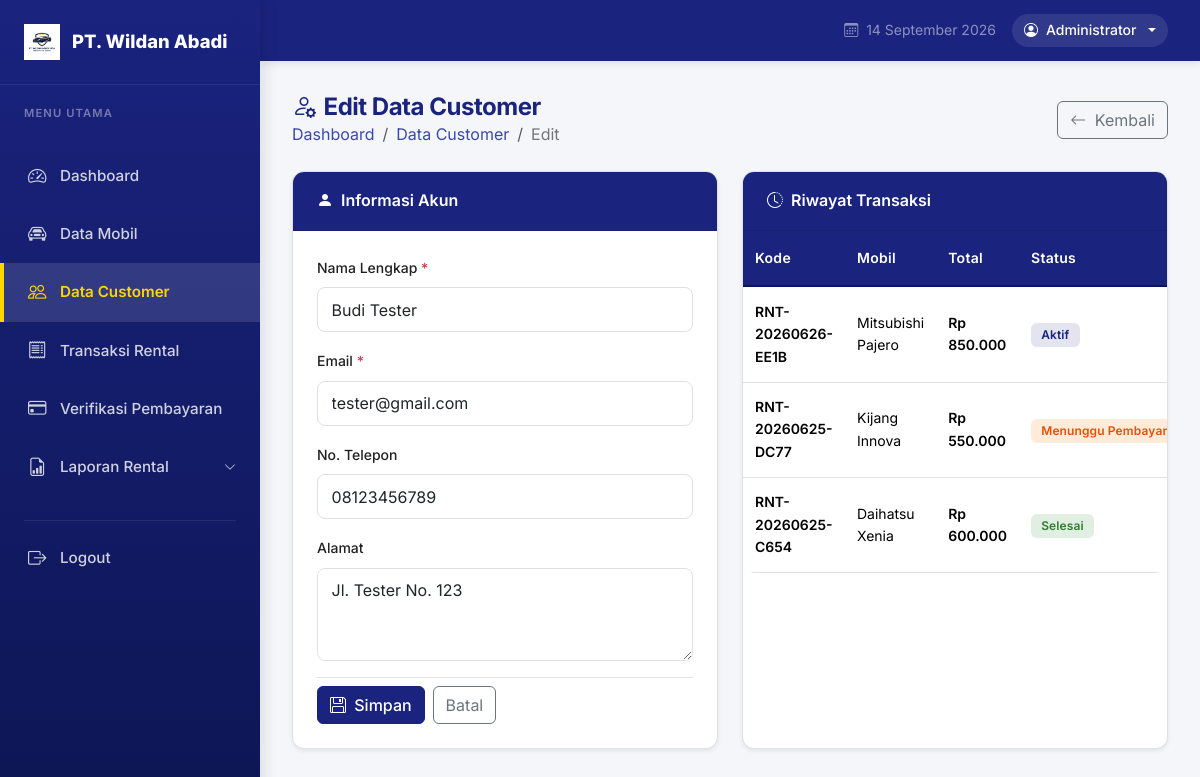
Page /admin/data-customer-edit.php?id=7 (signed in) on the committed database.
### tables this page shows
CREATE TABLE `users` (
  `id` int(10) UNSIGNED NOT NULL,
  `nama_lengkap` varchar(100) NOT NULL,
  `email` varchar(100) NOT NULL,
  `password` varchar(255) NOT NULL,
  `no_telepon` varchar(20) DEFAULT NULL,
  `alamat` text DEFAULT NULL,
  `foto_profil` varchar(255) DEFAULT NULL,
  `role` enum('admin','customer','direktur') NOT NULL DEFAULT 'customer',
  `created_at` timestamp NOT NULL DEFAULT current_timestamp(),
  `updated_at` timestamp NOT NULL DEFAULT current_timestamp() ON UPDATE current_timestamp()
);

CREATE TABLE `pemesanan` (
  `id` int(10) UNSIGNED NOT NULL,
  `kode_pesan` varchar(25) NOT NULL,
  `customer_id` int(10) UNSIGNED NOT NULL,
  `mobil_id` int(10) UNSIGNED NOT NULL,
  `tanggal_sewa` date NOT NULL,
  `tanggal_kembali` date NOT NULL,
  `lama_sewa` tinyint(4) NOT NULL COMMENT 'dalam hari',
  `total_biaya` decimal(14,2) NOT NULL,
  `catatan` text DEFAULT NULL,
  `status` enum('menunggu_pembayaran','menunggu_konfirmasi','aktif','selesai','dibatalkan') NOT NULL DEFAULT 'menunggu_pembayaran',
  `created_at` timestamp NOT NULL DEFAULT current_timestamp(),
  `updated_at` timestamp NOT NULL DEFAULT current_timestamp() ON UPDATE current_timestamp()
);

CREATE TABLE `mobil` (
  `id` int(10) UNSIGNED NOT NULL,
  `nama_mobil` varchar(100) NOT NULL,
  `tipe` varchar(50) NOT NULL,
  `tahun` year(4) DEFAULT NULL,
  `kapasitas` tinyint(4) DEFAULT NULL COMMENT 'jumlah penumpang',
  `warna` varchar(50) DEFAULT NULL,
  `plat_nomor` varchar(20) DEFAULT NULL,
  `harga_per_hari` decimal(12,2) NOT NULL,
  `deskripsi` text DEFAULT NULL,
  `foto` varchar(255) DEFAULT NULL,
  `status` enum('tersedia','disewa','servis') NOT NULL DEFAULT 'tersedia',
  `created_at` timestamp NOT NULL DEFAULT current_timestamp(),
  `updated_at` timestamp NOT NULL DEFAULT current_timestamp() ON UPDATE current_timestamp()
);

### admin/data-customer-edit.php (the view, shortened to what this page needs)
<?php
require_once '../config/db.php';
require_once '../includes/functions.php';
$id = filter_var($_GET['id'] ?? 0, FILTER_VALIDATE_INT);
$stmt = $pdo->prepare("SELECT * FROM users WHERE id = ? AND role = 'customer'");
$stmt->execute([$id]);
$customer = $stmt->fetch();
$riwayat = $pdo->prepare("
    SELECT p.kode_pesan, p.tanggal_sewa, p.tanggal_kembali,
           p.total_biaya, p.status, m.nama_mobil
    FROM pemesanan p
    JOIN mobil m ON p.mobil_id = m.id
    WHERE p.customer_id = ?
    ORDER BY p.created_at DESC
    LIMIT 10
");
$riwayat->execute([$id]);
$transaksiList = $riwayat->fetchAll();
require_once '../includes/header.php';
require_once '../includes/navbar-admin.php';
?>
<div class="admin-content">
    <div class="d-flex align-items-center justify-content-between mb-4">
        <div>
            <h4 class="fw-bold mb-0" style="color: var(--color-primary);">
                <i class="bi bi-person-gear me-2"></i>Edit Data Customer
            </h4>
            <nav aria-label="breadcrumb">
                <ol class="breadcrumb small mb-0">
                    <li class="breadcrumb-item"><a href="dashboard.php">Dashboard</a></li>
                    <li class="breadcrumb-item"><a href="data-customer.php">Data Customer</a></li>
                    <li class="breadcrumb-item active">Edit</li>
                </ol>
            </nav>
        </div>
        <a href="data-customer.php" class="btn btn-outline-secondary">
            <i class="bi bi-arrow-left me-1"></i> Kembali
        </a>
    </div>
    <div class="row g-4">
        <div class="col-md-6">
            <div class="card shadow-sm h-100">
                <div class="card-header px-4 py-3"
                     style="background-color: var(--color-primary); color: white;">
                    <span class="fw-semibold">
                        <i class="bi bi-person-fill me-2"></i>Informasi Akun
                    </span>
                </div>
                <div class="card-body p-4">
                    <form action="data-customer-edit.php?id=<?= $id ?>" method="POST">
                        <div class="mb-3">
                            <label for="nama_lengkap" class="form-label">
                                Nama Lengkap <span class="text-danger">*</span>
                            </label>
                            <input type="text" class="form-control" id="nama_lengkap" name="nama_lengkap"
                                   value="<?= htmlspecialchars($customer['nama_lengkap']) ?>" required>
                        </div>
                        <div class="mb-3">
                            <label for="email" class="form-label">
                                Email <span class="text-danger">*</span>
                            </label>
                            <input type="email" class="form-control" id="email" name="email"
                                   value="<?= htmlspecialchars($customer['email']) ?>" required>
                        </div>
                        <div class="mb-3">
                            <label for="no_telepon" class="form-label">No. Telepon</label>
                            <input type="text" class="form-control" id="no_telepon" name="no_telepon"
                                   value="<?= htmlspecialchars($customer['no_telepon'] ?? '') ?>"
                                   placeholder="cth: 081234567890">
                        </div>
                        <div class="mb-3">
                            <label for="alamat" class="form-label">Alamat</label>
                            <textarea class="form-control" id="alamat" name="alamat" rows="3"
                                      placeholder="Alamat lengkap customer"><?= htmlspecialchars($customer['alamat'] ?? '') ?></textarea>
                        </div>
                        <div class="d-flex gap-2 pt-2 border-top">
                            <button type="submit" class="btn btn-primary">
                                <i class="bi bi-floppy me-1"></i> Simpan
                            </button>
                            <a href="data-customer.php" class="btn btn-outline-secondary">Batal</a>
                        </div>
                    </form>
                </div>
            </div>
        </div>
        <div class="col-md-6">
            <div class="card shadow-sm h-100">
                <div class="card-header px-4 py-3"
                     style="background-color: var(--color-primary); color: white;">
                    <span class="fw-semibold">
                        <i class="bi bi-clock-history me-2"></i>Riwayat Transaksi
                    </span>
                </div>
                <div class="card-body p-0">
                    <?php if (empty($transaksiList)): ?>
                        <div class="text-center py-4 text-muted">
                            <i class="bi bi-inbox" style="font-size:2rem; opacity:0.3;"></i>
                            <p class="mt-2 mb-0 small">Belum ada transaksi</p>
                        </div>
                    <?php else: ?>
                    <div class="table-responsive">
                        <table class="table table-sm table-hover mb-0">
                            <thead>
                                <tr>
                                    <th>Kode</th>
                                    <th>Mobil</th>
                                    <th>Total</th>
                                    <th>Status</th>
                                </tr>
                            </thead>
                            <tbody>
                                <?php foreach ($transaksiList as $t): ?>
                                <tr>
                                    <td class="small fw-semibold"><?= htmlspecialchars($t['kode_pesan']) ?></td>
                                    <td class="small"><?= htmlspecialchars($t['nama_mobil']) ?></td>
                                    <td class="small text-rupiah"><?= formatRupiah($t['total_biaya']) ?></td>
                                    <td><?= getStatusBadge($t['status']) ?></td>
                                </tr>
                                <?php endforeach; ?>
                            </tbody>
                        </table>
                    </div>
                    <?php endif; ?>
                </div>
            </div>
        </div>
    </div>
</div>
<?php require_once '../includes/footer.php'; ?>

### includes/functions.php (shortened to what this page needs)
<?php
function formatRupiah(float $angka): string {
    return 'Rp ' . number_format($angka, 0, ',', '.');
}
function getStatusBadge(string $status): string {
    $map = [
        'tersedia'            => ['success',   'Tersedia'],
        'disewa'              => ['warning',   'Disewa'],
        'servis'              => ['secondary', 'Servis'],
        'menunggu_pembayaran' => ['warning',   'Menunggu Pembayaran'],
        'menunggu_konfirmasi' => ['info',      'Menunggu Konfirmasi'],
        'aktif'               => ['primary',   'Aktif'],
        'selesai'             => ['success',   'Selesai'],
        'dibatalkan'          => ['danger',    'Dibatalkan'],
        'menunggu'            => ['warning',   'Menunggu'],
        'diterima'            => ['success',   'Diterima'],
        'ditolak'             => ['danger',    'Ditolak'],
        'baik'                => ['success',   'Baik'],
        'rusak_ringan'        => ['warning',   'Rusak Ringan'],
        'rusak_berat'         => ['danger',    'Rusak Berat'],
    ];
    [$color, $label] = $map[$status] ?? ['secondary', ucfirst($status)];
    return "<span class=\"badge bg-{$color}\">{$label}</span>";
}

### assets/css/style.css (style rules this page uses)
:root { --color-primary: #1a237e; --color-primary-dark: #0d1654; --color-primary-light: #3949ab; --color-accent: #ffd600; --color-white: #ffffff; --color-bg: #f4f6f9; --color-sidebar-text: #ffffff; --color-text-dark: #212121; --color-text-muted: #757575; --color-border: #e0e0e0; --color-success: #388e3c; --color-warning: #f57c00; --color-danger: #d32f2f; --color-info: #0288d1; --font-xs: 0.75rem; --font-sm: 0.875rem; --font-base: 1rem; --font-lg: 1.125rem; --font-xl: 1.25rem; --font-2xl: 1.5rem; --shadow-sm: 0 2px 4px rgba(0,0,0,0.05); --shadow-md: 0 4px 12px rgba(0,0,0,0.08); --shadow-lg: 0 8px 24px rgba(26, 35, 126, 0.12); --transition-fast: all 0.2s cubic-bezier(0.4, 0, 0.2, 1); --transition-normal: all 0.3s cubic-bezier(0.4, 0, 0.2, 1); }
* { box-sizing: border-box; }
body { font-family: 'Inter', 'Segoe UI', system-ui, -apple-system, sans-serif; background-color: var(--color-bg); color: var(--color-text-dark); line-height: 1.6; overflow-x: hidden; }
h1, h2, h3, h4, h5, h6 { font-weight: 600; letter-spacing: -0.02em; }
.btn-primary { background-color: var(--color-primary) !important; border-color: var(--color-primary) !important; font-weight: 500; transition: var(--transition-fast); }
.admin-content { padding: 2rem; flex: 1; }
.card { border-radius: 12px; border: 1px solid var(--color-border); box-shadow: var(--shadow-sm); overflow: hidden; }
.card-header { font-weight: 600; border-bottom: 1px solid rgba(0,0,0,0.08); }
.badge { padding: 0.5em 0.85em; font-weight: 600; border-radius: 6px; letter-spacing: 0.01em; }
.bg-success { background-color: rgba(56, 142, 60, 0.15) !important; color: #2e7d32 !important; }
.bg-warning { background-color: rgba(245, 124, 0, 0.15) !important; color: #e65100 !important; }
.bg-primary { background-color: rgba(26, 35, 126, 0.12) !important; color: #1a237e !important; }
.table { vertical-align: middle; }
.table th { font-weight: 600; font-size: var(--font-sm); letter-spacing: 0.02em; background-color: var(--color-primary); color: white !important; border-bottom: 2px solid var(--color-primary-dark) !important; padding: 1rem 0.75rem; }
.table td { padding: 0.85rem 0.75rem; }
.form-label { font-size: var(--font-sm); font-weight: 500; color: var(--color-text-dark); }
.form-control, .form-select { padding: 0.6rem 0.85rem; border-radius: 8px; border: 1px solid var(--color-border); transition: var(--transition-fast); }
.text-rupiah { font-weight: 600; color: var(--color-primary); }

### assets/css/admin.css (style rules this page uses)
.breadcrumb { margin-bottom: 0; padding: 0; background: transparent; }
.breadcrumb-item a { color: var(--color-primary-light); text-decoration: none; }
.breadcrumb-item.active { color: var(--color-text-muted); }
.table-responsive { border-radius: 0 0 12px 12px; overflow: hidden; }

### rows in the picture
users: nama_lengkap "Budi Tester", email "tester@gmail.com", no_telepon "08123456789", alamat "Jl. Tester No. 123"
pemesanan: kode_pesan "RNT-20260626-EE1B", mobil.nama_mobil "Mitsubishi Pajero", total_biaya "Rp 850.000", label "Aktif"
pemesanan: kode_pesan "RNT-20260625-DC77", mobil.nama_mobil "Kijang Innova", total_biaya "Rp 550.000", label "Menunggu…"
pemesanan: kode_pesan "RNT-20260625-C654", mobil.nama_mobil "Daihatsu Xenia", total_biaya "Rp 600.000", label "Selesai"

### other values in the picture
$_SESSION['nama'] "Administrator"
